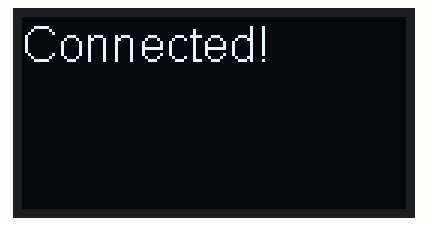
A sketch run on a simulated ESP32. Parts: 128×64 one-colour display. WiFi joins after 1.5 s; servers stay silent unless stated; uploads are accepted with an empty reply; what the sketch prints to the serial monitor is not drawn.

Above: at 1.6 s.
At 2.6 s:
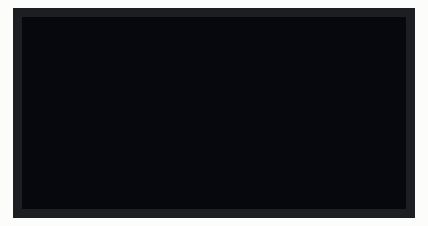
At 3.8 s:
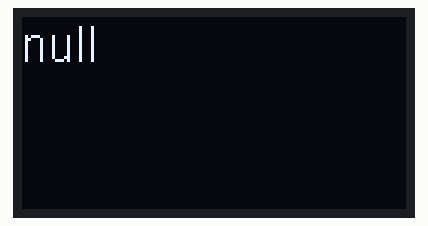

The sketch:

gettempformint.ino
```cpp
#include <Arduino.h>
#include "SSD1306Wire.h"
#include <WiFi.h>
#include <HTTPClient.h>
#include <ArduinoJson.h>
#include <esp_now.h>
uint8_t broadcastAddress[] = {0x60, 0x55, 0xF9, 0x7B, 0x90, 0x78};
typedef struct struct_message {
    int id; //注意这里的id非常重要，作为区分不同发送端板子的标
    int x;
    int y;
} struct_message;
struct_message myData;
typedef struct WeatherData {
    String temp;/*温度:'19'*/
}WeatherData;
WeatherData todaymsg;//实例化
//发送回调函数
void OnDataSent(const uint8_t *mac_addr, esp_now_send_status_t status) {
  Serial.print("\r\nLast Packet Send Status:\t");
  Serial.println(status == ESP_NOW_SEND_SUCCESS ? "Delivery Success" : "Delivery");
}

void post(){
  // 向指定MAC地址发送数据
  esp_err_t result = esp_now_send(broadcastAddress, (uint8_t *) &myData, sizeof(myData));
   Serial.print(myData.x);
   Serial.print(myData.y);
  if (result == ESP_OK) {
    Serial.println("Sent with success");
  }
  else {
    Serial.println("Error sending the data");
  }

};

const int SDA_PIN = 4;  //引脚连接，ESP32
const int SCL_PIN = 5;  //
SSD1306Wire display(0x3c, SDA_PIN, SCL_PIN);
//有关天气的结构体

void getweather(WeatherData *data){
  HTTPClient http;
  String url = "https://api.seniverse.com/v3/weather/now.json?key=Sl58bDCsqPGerVij9&location=chengdu&unit=c";
   //String url ="https://devapi.qweather.com/v7/weather/now?&gzip=n&location=101010100&key=35e9bc0df19f4b72af17e6f59f4dcd92";
  //https://free-api.heweather.net/s6/weather/now?lang=en&location=101270107&key=35e9bc0df19f4b72af17e6f59f4dcd92;//V6版本
  http.begin(url);
  int httpCode=http.GET();
  delay(1000);
  if(httpCode>0)
  {
    if(httpCode==HTTP_CODE_OK)
    {
    String payload = http.getString();
    display.drawString(0, 24,payload);
    Serial.print(payload);
    Serial.print("\n");
    DynamicJsonDocument  jsonBuffer(2048);
    deserializeJson(jsonBuffer, payload);
    JsonObject root = jsonBuffer.as<JsonObject>();
    String tmp = root["results"][0]["now"]["temperature"];

    Serial.print(tmp);
    Serial.print("\n");
    data->temp=tmp;
    }
  }
  else{
  display.drawString(0, 24,"get weather failed");
  display.display();
  }
}

const char* ssid     = "关注兰音谢谢喵"; //wifi名字
const char* password = "pxt20020918"; //wifi密码

void setup() {
  myData.id=1; //注意这里的id，每块发送的板子不能重复
  WiFi.mode(WIFI_STA);
  // 初始化ESP_NOW
  if (esp_now_init() != ESP_OK) {
    Serial.println("Error initializing ESP-NOW");
    return;
  }

  // 注册发送回调函数
  esp_now_register_send_cb(OnDataSent);

  // 注册通信频道
  esp_now_peer_info_t peerInfo;
  memcpy(peerInfo.peer_addr, broadcastAddress, 6);
  peerInfo.channel = 0;
  peerInfo.encrypt = false;

  if (esp_now_add_peer(&peerInfo) != ESP_OK){
    Serial.println("Failed to add peer");
    return;
  }


  Serial.begin(115200);
  display.init();
  display.clear();
  display.flipScreenVertically();
  display.setFont(ArialMT_Plain_16);

  display.drawString(0, 0,"Connecting...");
  display.display();
  WiFi.begin(ssid, password);
   while (WiFi.status()!=WL_CONNECTED)
  {
    delay(500);
  };
  display.clear();
  display.drawString(0,0,"Connected!");
  display.display();
  delay(1000);
  display.clear();
  display.display();

}
void loop() {
  display.clear();
  display.display();
  getweather(&todaymsg);
  display.drawString(0, 0,todaymsg.temp);
  myData.y=0;
  myData.x=todaymsg.temp.toInt();
  post();
  display.display();
  delay(1000);
}
```

Measured:
- what the display in image 0 shows lasts 1.1 s, from 1.5 s to 2.6 s
- what the display in image 1 shows lasts 1.2 s, from 2.6 s to 3.8 s
